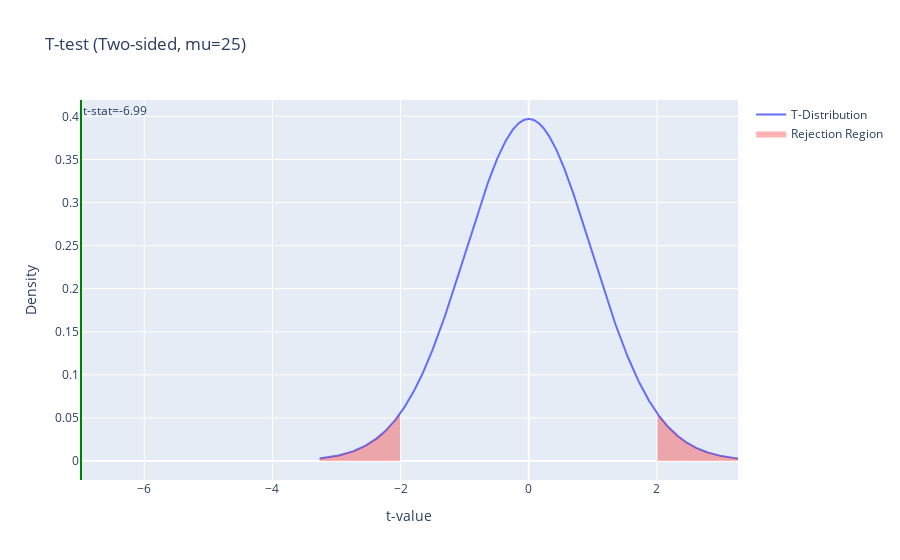

Notebook cell for this chart:
### Code cell
# T-test (Two-sided, mu=25)
mu_0 = 25
t_stat, p_val = stats.ttest_1samp(x, mu_0, alternative="two-sided")
print(f"T-test (Two-sided): t = {t_stat:.4f}, p-value = {p_val:.4f}")

# Visualization
df = len(x) - 1
x_range = np.linspace(stats.t.ppf(0.001, df), stats.t.ppf(0.999, df), 1000)
y_pdf = stats.t.pdf(x_range, df)

fig = go.Figure()
fig.add_trace(go.Scatter(x=x_range, y=y_pdf, mode="lines", name="T-Distribution"))

# Critical Region (Two-sided, alpha=0.05)
alpha = 0.05
crit_val = stats.t.ppf(1 - alpha / 2, df)
x_crit_right = np.linspace(crit_val, max(x_range), 100)
y_crit_right = stats.t.pdf(x_crit_right, df)
x_crit_left = np.linspace(min(x_range), -crit_val, 100)
y_crit_left = stats.t.pdf(x_crit_left, df)

fig.add_trace(
    go.Scatter(
        x=np.concatenate(([crit_val], x_crit_right, [max(x_range)])),
        y=np.concatenate(([0], y_crit_right, [0])),
        fill="toself",
        fillcolor="rgba(255,0,0,0.3)",
        line=dict(width=0),
        name="Rejection Region",
    )
)
fig.add_trace(
    go.Scatter(
        x=np.concatenate(([min(x_range)], x_crit_left, [-crit_val])),
        y=np.concatenate(([0], y_crit_left, [0])),
        fill="toself",
        fillcolor="rgba(255,0,0,0.3)",
        line=dict(width=0),
        showlegend=False,
    )
)

# Test Statistic
fig.add_vline(x=t_stat, line_color="green", annotation_text=f"t-stat={t_stat:.2f}")

fig.update_layout(
    title=f"T-test (Two-sided, mu={mu_0})", xaxis_title="t-value", yaxis_title="Density"
)
fig.show()
